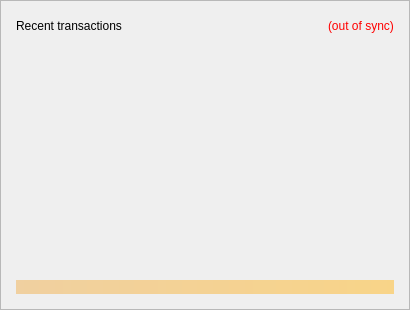
                <widget class="QFrame" name="frame_RecentTransactions">
                 <property name="minimumSize">
                  <size>
                   <width>410</width>
                   <height>100</height>
                  </size>
                 </property>
                 <property name="frameShape">
                  <enum>QFrame::StyledPanel</enum>
                 </property>
                 <property name="frameShadow">
                  <enum>QFrame::Raised</enum>
                 </property>
                 <layout class="QVBoxLayout" name="verticalLayout_1" stretch="0,0,0,0">
                  <property name="leftMargin">
                   <number>15</number>
                  </property>
                  <property name="topMargin">
                   <number>15</number>
                  </property>
                  <property name="rightMargin">
                   <number>15</number>
                  </property>
                  <property name="bottomMargin">
                   <number>15</number>
                  </property>
                  <item>
                   <layout class="QHBoxLayout" name="horizontalLayout_2">
                    <item>
                     <widget class="QLabel" name="label_4">
                      <property name="minimumSize">
                       <size>
                        <width>190</width>
                        <height>20</height>
                       </size>
                      </property>
                      <property name="font">
                       <font/>
                      </property>
                      <property name="text">
                       <string>Recent transactions</string>
                      </property>
                     </widget>
                    </item>
                    <item>
                     <spacer name="horizontalSpacer">
                      <property name="orientation">
                       <enum>Qt::Horizontal</enum>
                      </property>
                      <property name="sizeHint" stdset="0">
                       <size>
                        <width>40</width>
                        <height>20</height>
                       </size>
                      </property>
                     </spacer>
                    </item>
                    <item>
                     <widget class="QLabel" name="labelTransactionsStatus">
                      <property name="cursor">
                       <cursorShape>WhatsThisCursor</cursorShape>
                      </property>
                      <property name="toolTip">
                       <string>The displayed information may be out of date. Your wallet automatically synchronizes with the Caskback network after a connection is established, but this process has not completed yet.</string>
                      </property>
                      <property name="styleSheet">
                       <string notr="true">QLabel { color: red; }</string>
                      </property>
                      <property name="text">
                       <string notr="true">(out of sync)</string>
                      </property>
                      <property name="alignment">
                       <set>Qt::AlignLeading|Qt::AlignLeft|Qt::AlignVCenter</set>
                      </property>
                     </widget>
                    </item>
                   </layout>
                  </item>
                  <item>
                   <widget class="QListView" name="listTransactions">
                    <property name="minimumSize">
                     <size>
                      <width>0</width>
                      <height>0</height>
                     </size>
                    </property>
                    <property name="styleSheet">
                     <string notr="true">QListView { background: transparent; }</string>
                    </property>
                    <property name="frameShape">
                     <enum>QFrame::NoFrame</enum>
                    </property>
                    <property name="verticalScrollBarPolicy">
                     <enum>Qt::ScrollBarAlwaysOff</enum>
                    </property>
                    <property name="horizontalScrollBarPolicy">
                     <enum>Qt::ScrollBarAlwaysOff</enum>
                    </property>
                    <property name="selectionMode">
                     <enum>QAbstractItemView::NoSelection</enum>
                    </property>
                   </widget>
                  </item>
                  <item>
                   <spacer name="verticalSpacer_2">
                    <property name="orientation">
                     <enum>Qt::Vertical</enum>
                    </property>
                    <property name="sizeType">
                     <enum>QSizePolicy::Expanding</enum>
                    </property>
                    <property name="sizeHint" stdset="0">
                     <size>
                      <width>20</width>
                      <height>40</height>
                     </size>
                    </property>
                   </spacer>
                  </item>
                  <item>
                   <widget class="QLabel" name="labelAlerts">
                    <property name="maximumSize">
                     <size>
                      <width>16777215</width>
                      <height>16777215</height>
                     </size>
                    </property>
                    <property name="styleSheet">
                     <string notr="true">background-color: qlineargradient(x1: 0, y1: 0, x2: 1, y2: 0, stop:0 #F0D0A0, stop:1 #F8D488); color:#000000;</string>
                    </property>
                    <property name="text">
                     <string/>
                    </property>
                    <property name="wordWrap">
                     <bool>true</bool>
                    </property>
                    <property name="margin">
                     <number>3</number>
                    </property>
                   </widget>
                  </item>
                 </layout>
                </widget>
